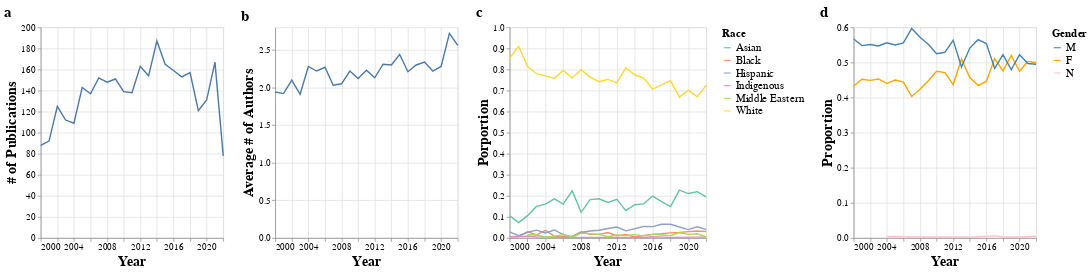

Notebook code cell kept with this figure:
### Code cell
chart10 = alt.hconcat(
    papernum_by_year_chart,
    yearly_ave_authornum_chart,
    race_prop_chart,
    gender_ts_prop_chart,
).resolve_scale(
    color='independent',
).configure_axis(
    labelFontSize=13,
    titleFontSize=20
).configure_legend(
    titleFontSize=16,
    labelFontSize=16
).configure_title(
    anchor='start',
    fontSize=22
).configure_point(
    size=100
)

chart10

### Figure 1 — Vega-Lite specification as saved in the notebook (floating-point values rounded to 4 significant figures)
{"config": {"view": {"continuousWidth": 400, "continuousHeight": 300}, "axis": {"labelFontSize": 13, "titleFontSize": 20}, "legend": {"labelFontSize": 16, "titleFontSize": 16}, "point": {"size": 100}, "title": {"anchor": "start", "fontSize": 22}}, "hconcat": [{"data": {"name": "data-2812a50de0e327cf6ba9a09703eb1723"}, "mark": "line", "encoding": {"x": {"field": "year", "title": "Year", "type": "temporal"}, "y": {"field": "freq", "title": "# of Publications", "type": "quantitative"}}, "height": 300, "title": "a", "width": 260}, {"data": {"name": "data-e4600c29bbae25f40979db2ab04a7410"}, "mark": "line", "encoding": {"x": {"field": "year", "title": "Year", "type": "temporal"}, "y": {"field": "ave_authornum", "title": "Average # of Authors", "type": "quantitative"}}, "height": 300, "title": "b", "width": 260}, {"data": {"name": "data-857b3ee5a807f173472b4ba9b29571c1"}, "mark": "line", "encoding": {"color": {"field": "racepred", "scale": {"domain": ["Asian", "Black", "Hispanic", "Indigenous", "Middle Eastern", "White"], "range": ["#66c2a5", "#fc8d62", "#8da0cb", "#e78ac3", "#a6d854", "#ffd92f"]}, "title": "Race", "type": "nominal"}, "x": {"field": "year", "title": "Year", "type": "temporal"}, "y": {"field": "prop", "title": "Porportion", "type": "quantitative"}}, "height": 300, "title": "c", "width": 280}, {"data": {"name": "data-77a6a91697b9c2badff2f785172fe20f"}, "mark": "line", "encoding": {"color": {"field": "genderpred", "scale": {"domain": ["M", "F", "N"], "range": ["steelblue", "orange", "pink"]}, "title": "Gender", "type": "nominal"}, "x": {"field": "year", "title": "Year", "type": "temporal"}, "y": {"field": "prop", "title": "Proportion", "type": "quantitative"}}, "height": 300, "title": "d", "width": 260}], "resolve": {"scale": {"color": "independent"}}, "$schema": "https://vega.github.io/schema/vega-lite/v4.17.0.json", "datasets": {"data-2812a50de0e327cf6ba9a09703eb1723": [{"year": "2000-01-01T00:00:00", "freq": 88}, {"year": "2001-01-01T00:00:00", "freq": 92}, {"year": "2002-01-01T00:00:00", "freq": 125}, {"year": "2003-01-01T00:00:00", "freq": 112}, {"year": "2004-01-01T00:00:00", "freq": 109}, {"year": "2005-01-01T00:00:00", "freq": 143}, {"year": "2006-01-01T00:00:00", "freq": 137}, {"year": "2007-01-01T00:00:00", "freq": 152}, {"year": "2008-01-01T00:00:00", "freq": 148}, {"year": "2009-01-01T00:00:00", "freq": 151}, {"year": "2010-01-01T00:00:00", "freq": 139}, {"year": "2011-01-01T00:00:00", "freq": 138}, {"year": "2012-01-01T00:00:00", "freq": 163}, {"year": "2013-01-01T00:00:00", "freq": 154}, {"year": "2014-01-01T00:00:00", "freq": 187}, {"year": "2015-01-01T00:00:00", "freq": 165}, {"year": "2016-01-01T00:00:00", "freq": 159}, {"year": "2017-01-01T00:00:00", "freq": 153}, {"year": "2018-01-01T00:00:00", "freq": 157}, {"year": "2019-01-01T00:00:00", "freq": 121}, {"year": "2020-01-01T00:00:00", "freq": 131}, {"year": "2021-01-01T00:00:00", "freq": 167}, {"year": "2022-01-01T00:00:00", "freq": 78}], "data-e4600c29bbae25f40979db2ab04a7410": [{"year": "2000-01-01T00:00:00", "papernum": 88, "authornu": 171, "ave_authornum": 1.94}, {"year": "2001-01-01T00:00:00", "papernum": 92, "authornu": 177, "ave_authornum": 1.92}, {"year": "2002-01-01T00:00:00", "papernum": 125, "authornu": 263, "ave_authornum": 2.1}, {"year": "2003-01-01T00:00:00", "papernum": 112, "authornu": 214, "ave_authornum": 1.91}, {"year": "2004-01-01T00:00:00", "papernum": 109, "authornu": 248, "ave_authornum": 2.28}, {"year": "2005-01-01T00:00:00", "papernum": 143, "authornu": 318, "ave_authornum": 2.22}, {"year": "2006-01-01T00:00:00", "papernum": 137, "authornu": 311, "ave_authornum": 2.27}, {"year": "2007-01-01T00:00:00", "papernum": 152, "authornu": 308, "ave_authornum": 2.03}, {"year": "2008-01-01T00:00:00", "papernum": 148, "authornu": 304, "ave_authornum": 2.05}, {"year": "2009-01-01T00:00:00", "papernum": 151, "authornu": 335, "ave_authornum": 2.22}, {"year": "2010-01-01T00:00:00", "papernum": 139, "authornu": 295, "ave_authornum": 2.12}, {"year": "2011-01-01T00:00:00", "papernum": 138, "authornu": 308, "ave_authornum": 2.23}, {"year": "2012-01-01T00:00:00", "papernum": 163, "authornu": 348, "ave_authornum": 2.13}, {"year": "2013-01-01T00:00:00", "papernum": 154, "authornu": 355, "ave_authornum": 2.31}, {"year": "2014-01-01T00:00:00", "papernum": 187, "authornu": 431, "ave_authornum": 2.3}, {"year": "2015-01-01T00:00:00", "papernum": 165, "authornu": 402, "ave_authornum": 2.44}, {"year": "2016-01-01T00:00:00", "papernum": 159, "authornu": 352, "ave_authornum": 2.21}, {"year": "2017-01-01T00:00:00", "papernum": 153, "authornu": 352, "ave_authornum": 2.3}, {"year": "2018-01-01T00:00:00", "papernum": 157, "authornu": 368, "ave_authornum": 2.34}, {"year": "2019-01-01T00:00:00", "papernum": 121, "authornu": 269, "ave_authornum": 2.22}, {"year": "2020-01-01T00:00:00", "papernum": 131, "authornu": 299, "ave_authornum": 2.28}, {"year": "2021-01-01T00:00:00", "papernum": 167, "authornu": 455, "ave_authornum": 2.72}, {"year": "2022-01-01T00:00:00", "papernum": 78, "authornu": 200, "ave_authornum": 2.56}], "data-857b3ee5a807f173472b4ba9b29571c1": [{"year": "2000-01-01T00:00:00", "racepred": "Asian", "freq": 18, "year total": 171, "prop": 0.105}, {"year": "2000-01-01T00:00:00", "racepred": "Black", "freq": 1, "year total": 171, "prop": 0.006}, {"year": "2000-01-01T00:00:00", "racepred": "Hispanic", "freq": 5, "year total": 171, "prop": 0.029}, {"year": "2000-01-01T00:00:00", "racepred": "Indigenous", "freq": 1, "year total": 171, "prop": 0.006}, {"year": "2000-01-01T00:00:00", "racepred": "White", "freq": 146, "year total": 171, "prop": 0.854}, {"year": "2001-01-01T00:00:00", "racepred": "Asian", "freq": 13, "year total": 177, "prop": 0.073}, {"year": "2001-01-01T00:00:00", "racepred": "Black", "freq": 1, "year total": 177, "prop": 0.006}, {"year": "2001-01-01T00:00:00", "racepred": "Hispanic", "freq": 2, "year total": 177, "prop": 0.011}, {"year": "2001-01-01T00:00:00", "racepred": "White", "freq": 161, "year total": 177, "prop": 0.91}, {"year": "2002-01-01T00:00:00", "racepred": "Asian", "freq": 28, "year total": 263, "prop": 0.106}, {"year": "2002-01-01T00:00:00", "racepred": "Black", "freq": 8, "year total": 263, "prop": 0.03}, {"year": "2002-01-01T00:00:00", "racepred": "Hispanic", "freq": 7, "year total": 263, "prop": 0.027}, {"year": "2002-01-01T00:00:00", "racepred": "Indigenous", "freq": 2, "year total": 263, "prop": 0.008}, {"year": "2002-01-01T00:00:00", "racepred": "Middle Eastern", "freq": 4, "year total": 263, "prop": 0.015}, {"year": "2002-01-01T00:00:00", "racepred": "White", "freq": 214, "year total": 263, "prop": 0.814}, {"year": "2003-01-01T00:00:00", "racepred": "Asian", "freq": 32, "year total": 214, "prop": 0.15}, {"year": "2003-01-01T00:00:00", "racepred": "Black", "freq": 3, "year total": 214, "prop": 0.014}, {"year": "2003-01-01T00:00:00", "racepred": "Hispanic", "freq": 8, "year total": 214, "prop": 0.037}, {"year": "2003-01-01T00:00:00", "racepred": "Indigenous", "freq": 1, "year total": 214, "prop": 0.005}, {"year": "2003-01-01T00:00:00", "racepred": "Middle Eastern", "freq": 3, "year total": 214, "prop": 0.014}, {"year": "2003-01-01T00:00:00", "racepred": "White", "freq": 167, "year total": 214, "prop": 0.78}, {"year": "2004-01-01T00:00:00", "racepred": "Asian", "freq": 40, "year total": 248, "prop": 0.161}, {"year": "2004-01-01T00:00:00", "racepred": "Black", "freq": 9, "year total": 248, "prop": 0.036}, {"year": "2004-01-01T00:00:00", "racepred": "Hispanic", "freq": 6, "year total": 248, "prop": 0.024}, {"year": "2004-01-01T00:00:00", "racepred": "Indigenous", "freq": 1, "year total": 248, "prop": 0.004}, {"year": "2004-01-01T00:00:00", "racepred": "Middle Eastern", "freq": 1, "year total": 248, "prop": 0.004}, {"year": "2004-01-01T00:00:00", "racepred": "White", "freq": 191, "year total": 248, "prop": 0.77}, {"year": "2005-01-01T00:00:00", "racepred": "Asian", "freq": 59, "year total": 318, "prop": 0.186}, {"year": "2005-01-01T00:00:00", "racepred": "Black", "freq": 3, "year total": 318, "prop": 0.009}, {"year": "2005-01-01T00:00:00", "racepred": "Hispanic", "freq": 12, "year total": 318, "prop": 0.038}, {"year": "2005-01-01T00:00:00", "racepred": "Middle Eastern", "freq": 3, "year total": 318, "prop": 0.009}, {"year": "2005-01-01T00:00:00", "racepred": "White", "freq": 241, "year total": 318, "prop": 0.758}, {"year": "2006-01-01T00:00:00", "racepred": "Asian", "freq": 50, "year total": 311, "prop": 0.161}, {"year": "2006-01-01T00:00:00", "racepred": "Black", "freq": 2, "year total": 311, "prop": 0.006}, {"year": "2006-01-01T00:00:00", "racepred": "Hispanic", "freq": 5, "year total": 311, "prop": 0.016}, {"year": "2006-01-01T00:00:00", "racepred": "Indigenous", "freq": 1, "year total": 311, "prop": 0.003}, {"year": "2006-01-01T00:00:00", "racepred": "Middle Eastern", "freq": 5, "year total": 311, "prop": 0.016}, {"year": "2006-01-01T00:00:00", "racepred": "White", "freq": 248, "year total": 311, "prop": 0.797}, {"year": "2007-01-01T00:00:00", "racepred": "Asian", "freq": 69, "year total": 308, "prop": 0.224}, {"year": "2007-01-01T00:00:00", "racepred": "Black", "freq": 2, "year total": 308, "prop": 0.006}, {"year": "2007-01-01T00:00:00", "racepred": "Hispanic", "freq": 2, "year total": 308, "prop": 0.006}, {"year": "2007-01-01T00:00:00", "racepred": "Middle Eastern", "freq": 1, "year total": 308, "prop": 0.003}, {"year": "2007-01-01T00:00:00", "racepred": "White", "freq": 234, "year total": 308, "prop": 0.76}, {"year": "2008-01-01T00:00:00", "racepred": "Asian", "freq": 37, "year total": 304, "prop": 0.122}, {"year": "2008-01-01T00:00:00", "racepred": "Black", "freq": 9, "year total": 304, "prop": 0.03}, {"year": "2008-01-01T00:00:00", "racepred": "Hispanic", "freq": 8, "year total": 304, "prop": 0.026}, {"year": "2008-01-01T00:00:00", "racepred": "Middle Eastern", "freq": 7, "year total": 304, "prop": 0.023}, {"year": "2008-01-01T00:00:00", "racepred": "White", "freq": 243, "year total": 304, "prop": 0.799}, {"year": "2009-01-01T00:00:00", "racepred": "Asian", "freq": 61, "year total": 335, "prop": 0.182}, {"year": "2009-01-01T00:00:00", "racepred": "Black", "freq": 6, "year total": 335, "prop": 0.018}, {"year": "2009-01-01T00:00:00", "racepred": "Hispanic", "freq": 11, "year total": 335, "prop": 0.033}, {"year": "2009-01-01T00:00:00", "racepred": "Indigenous", "freq": 1, "year total": 335, "prop": 0.003}, {"year": "2009-01-01T00:00:00", "racepred": "White", "freq": 256, "year total": 335, "prop": 0.764}, {"year": "2010-01-01T00:00:00", "racepred": "Asian", "freq": 55, "year total": 295, "prop": 0.186}, {"year": "2010-01-01T00:00:00", "racepred": "Black", "freq": 5, "year total": 295, "prop": 0.017}, {"year": "2010-01-01T00:00:00", "racepred": "Hispanic", "freq": 11, "year total": 295, "prop": 0.037}, {"year": "2010-01-01T00:00:00", "racepred": "Middle Eastern", "freq": 5, "year total": 295, "prop": 0.017}, {"year": "2010-01-01T00:00:00", "racepred": "White", "freq": 219, "year total": 295, "prop": 0.742}, {"year": "2011-01-01T00:00:00", "racepred": "Asian", "freq": 52, "year total": 308, "prop": 0.169}, {"year": "2011-01-01T00:00:00", "racepred": "Black", "freq": 8, "year total": 308, "prop": 0.026}, {"year": "2011-01-01T00:00:00", "racepred": "Hispanic", "freq": 14, "year total": 308, "prop": 0.045}, {"year": "2011-01-01T00:00:00", "racepred": "Middle Eastern", "freq": 2, "year total": 308, "prop": 0.006}, {"year": "2011-01-01T00:00:00", "racepred": "White", "freq": 232, "year total": 308, "prop": 0.753}, {"year": "2012-01-01T00:00:00", "racepred": "Asian", "freq": 64, "year total": 348, "prop": 0.184}, {"year": "2012-01-01T00:00:00", "racepred": "Black", "freq": 4, "year total": 348, "prop": 0.011}, {"year": "2012-01-01T00:00:00", "racepred": "Hispanic", "freq": 18, "year total": 348, "prop": 0.052}, {"year": "2012-01-01T00:00:00", "racepred": "Indigenous", "freq": 1, "year total": 348, "prop": 0.003}, {"year": "2012-01-01T00:00:00", "racepred": "Middle Eastern", "freq": 5, "year total": 348, "prop": 0.014}, {"year": "2012-01-01T00:00:00", "racepred": "White", "freq": 256, "year total": 348, "prop": 0.736}, {"year": "2013-01-01T00:00:00", "racepred": "Asian", "freq": 46, "year total": 355, "prop": 0.13}, {"year": "2013-01-01T00:00:00", "racepred": "Black", "freq": 6, "year total": 355, "prop": 0.017}, {"year": "2013-01-01T00:00:00", "racepred": "Hispanic", "freq": 12, "year total": 355, "prop": 0.034}, {"year": "2013-01-01T00:00:00", "racepred": "Middle Eastern", "freq": 4, "year total": 355, "prop": 0.011}, {"year": "2013-01-01T00:00:00", "racepred": "White", "freq": 287, "year total": 355, "prop": 0.808}, {"year": "2014-01-01T00:00:00", "racepred": "Asian", "freq": 68, "year total": 431, "prop": 0.158}, {"year": "2014-01-01T00:00:00", "racepred": "Black", "freq": 2, "year total": 431, "prop": 0.005}, {"year": "2014-01-01T00:00:00", "racepred": "Hispanic", "freq": 19, "year total": 431, "prop": 0.044}, {"year": "2014-01-01T00:00:00", "racepred": "Indigenous", "freq": 1, "year total": 431, "prop": 0.002}, {"year": "2014-01-01T00:00:00", "racepred": "Middle Eastern", "freq": 7, "year total": 431, "prop": 0.016}, {"year": "2014-01-01T00:00:00", "racepred": "White", "freq": 334, "year total": 431, "prop": 0.775}, {"year": "2015-01-01T00:00:00", "racepred": "Asian", "freq": 65, "year total": 402, "prop": 0.162}, {"year": "2015-01-01T00:00:00", "racepred": "Black", "freq": 5, "year total": 402, "prop": 0.012}, {"year": "2015-01-01T00:00:00", "racepred": "Hispanic", "freq": 22, "year total": 402, "prop": 0.055}, {"year": "2015-01-01T00:00:00", "racepred": "Indigenous", "freq": 1, "year total": 402, "prop": 0.002}, {"year": "2015-01-01T00:00:00", "racepred": "Middle Eastern", "freq": 4, "year total": 402, "prop": 0.01}, {"year": "2015-01-01T00:00:00", "racepred": "White", "freq": 305, "year total": 402, "prop": 0.759}, {"year": "2016-01-01T00:00:00", "racepred": "Asian", "freq": 70, "year total": 352, "prop": 0.199}, {"year": "2016-01-01T00:00:00", "racepred": "Black", "freq": 6, "year total": 352, "prop": 0.017}, {"year": "2016-01-01T00:00:00", "racepred": "Hispanic", "freq": 19, "year total": 352, "prop": 0.054}, {"year": "2016-01-01T00:00:00", "racepred": "Indigenous", "freq": 2, "year total": 352, "prop": 0.006}, {"year": "2016-01-01T00:00:00", "racepred": "Middle Eastern", "freq": 6, "year total": 352, "prop": 0.017}, {"year": "2016-01-01T00:00:00", "racepred": "White", "freq": 249, "year total": 352, "prop": 0.707}, {"year": "2017-01-01T00:00:00", "racepred": "Asian", "freq": 61, "year total": 352, "prop": 0.173}, {"year": "2017-01-01T00:00:00", "racepred": "Black", "freq": 7, "year total": 352, "prop": 0.02}, {"year": "2017-01-01T00:00:00", "racepred": "Hispanic", "freq": 23, "year total": 352, "prop": 0.065}, {"year": "2017-01-01T00:00:00", "racepred": "Middle Eastern", "freq": 5, "year total": 352, "prop": 0.014}, {"year": "2017-01-01T00:00:00", "racepred": "White", "freq": 256, "year total": 352, "prop": 0.727}, {"year": "2018-01-01T00:00:00", "racepred": "Asian", "freq": 55, "year total": 368, "prop": 0.149}, {"year": "2018-01-01T00:00:00", "racepred": "Black", "freq": 9, "year total": 368, "prop": 0.024}, {"year": "2018-01-01T00:00:00", "racepred": "Hispanic", "freq": 24, "year total": 368, "prop": 0.065}, {"year": "2018-01-01T00:00:00", "racepred": "Indigenous", "freq": 1, "year total": 368, "prop": 0.003}, {"year": "2018-01-01T00:00:00", "racepred": "Middle Eastern", "freq": 4, "year total": 368, "prop": 0.011}, {"year": "2018-01-01T00:00:00", "racepred": "White", "freq": 275, "year total": 368, "prop": 0.747}, {"year": "2019-01-01T00:00:00", "racepred": "Asian", "freq": 61, "year total": 269, "prop": 0.227}, {"year": "2019-01-01T00:00:00", "racepred": "Black", "freq": 7, "year total": 269, "prop": 0.026}, {"year": "2019-01-01T00:00:00", "racepred": "Hispanic", "freq": 14, "year total": 269, "prop": 0.052}, {"year": "2019-01-01T00:00:00", "racepred": "Middle Eastern", "freq": 7, "year total": 269, "prop": 0.026}, {"year": "2019-01-01T00:00:00", "racepred": "White", "freq": 180, "year total": 269, "prop": 0.669}, {"year": "2020-01-01T00:00:00", "racepred": "Asian", "freq": 63, "year total": 299, "prop": 0.211}, {"year": "2020-01-01T00:00:00", "racepred": "Black", "freq": 9, "year total": 299, "prop": 0.03}, {"year": "2020-01-01T00:00:00", "racepred": "Hispanic", "freq": 12, "year total": 299, "prop": 0.04}, {"year": "2020-01-01T00:00:00", "racepred": "Middle Eastern", "freq": 5, "year total": 299, "prop": 0.017}, {"year": "2020-01-01T00:00:00", "racepred": "White", "freq": 210, "year total": 299, "prop": 0.702}, {"year": "2021-01-01T00:00:00", "racepred": "Asian", "freq": 100, "year total": 455, "prop": 0.22}, {"year": "2021-01-01T00:00:00", "racepred": "Black", "freq": 15, "year total": 455, "prop": 0.033}, {"year": "2021-01-01T00:00:00", "racepred": "Hispanic", "freq": 24, "year total": 455, "prop": 0.053}, {"year": "2021-01-01T00:00:00", "racepred": "Indigenous", "freq": 2, "year total": 455, "prop": 0.004}, {"year": "2021-01-01T00:00:00", "racepred": "Middle Eastern", "freq": 9, "year total": 455, "prop": 0.02}, {"year": "2021-01-01T00:00:00", "racepred": "White", "freq": 305, "year total": 455, "prop": 0.67}, {"year": "2022-01-01T00:00:00", "racepred": "Asian", "freq": 39, "year total": 200, "prop": 0.195}, {"year": "2022-01-01T00:00:00", "racepred": "Black", "freq": 6, "year total": 200, "prop": 0.03}, {"year": "2022-01-01T00:00:00", "racepred": "Hispanic", "freq": 8, "year total": 200, "prop": 0.04}, {"year": "2022-01-01T00:00:00", "racepred": "Indigenous", "freq": 1, "year total": 200, "prop": 0.005}, {"year": "2022-01-01T00:00:00", "racepred": "Middle Eastern", "freq": 1, "year total": 200, "prop": 0.005}, {"year": "2022-01-01T00:00:00", "racepred": "White", "freq": 145, "year total": 200, "prop": 0.725}], "data-77a6a91697b9c2badff2f785172fe20f": [{"year": "2000-01-01T00:00:00", "genderpred": "F", "freq": 74, "year total": 171, "prop": 0.433}, {"year": "2000-01-01T00:00:00", "genderpred": "M", "freq": 97, "year total": 171, "prop": 0.567}, {"year": "2001-01-01T00:00:00", "genderpred": "F", "freq": 80, "year total": 177, "prop": 0.452}, {"year": "2001-01-01T00:00:00", "genderpred": "M", "freq": 97, "year total": 177, "prop": 0.548}, {"year": "2002-01-01T00:00:00", "genderpred": "F", "freq": 118, "year total": 263, "prop": 0.449}, {"year": "2002-01-01T00:00:00", "genderpred": "M", "freq": 145, "year total": 263, "prop": 0.551}, {"year": "2003-01-01T00:00:00", "genderpred": "F", "freq": 97, "year total": 214, "prop": 0.453}, {"year": "2003-01-01T00:00:00", "genderpred": "M", "freq": 117, "year total": 214, "prop": 0.547}, {"year": "2004-01-01T00:00:00", "genderpred": "F", "freq": 109, "year total": 248, "prop": 0.44}, {"year": "2004-01-01T00:00:00", "genderpred": "M", "freq": 138, "year total": 248, "prop": 0.556}, {"year": "2004-01-01T00:00:00", "genderpred": "N", "freq": 1, "year total": 248, "prop": 0.004}, {"year": "2005-01-01T00:00:00", "genderpred": "F", "freq": 143, "year total": 318, "prop": 0.45}, {"year": "2005-01-01T00:00:00", "genderpred": "M", "freq": 175, "year total": 318, "prop": 0.55}, {"year": "2006-01-01T00:00:00", "genderpred": "F", "freq": 138, "year total": 311, "prop": 0.444}, {"year": "2006-01-01T00:00:00", "genderpred": "M", "freq": 173, "year total": 311, "prop": 0.556}, {"year": "2007-01-01T00:00:00", "genderpred": "F", "freq": 124, "year total": 308, "prop": 0.403}, {"year": "2007-01-01T00:00:00", "genderpred": "M", "freq": 184, "year total": 308, "prop": 0.597}, {"year": "2008-01-01T00:00:00", "genderpred": "F", "freq": 129, "year total": 304, "prop": 0.424}, {"year": "2008-01-01T00:00:00", "genderpred": "M", "freq": 174, "year total": 304, "prop": 0.572}, {"year": "2008-01-01T00:00:00", "genderpred": "N", "freq": 1, "year total": 304, "prop": 0.003}, {"year": "2009-01-01T00:00:00", "genderpred": "F", "freq": 150, "year total": 335, "prop": 0.448}, {"year": "2009-01-01T00:00:00", "genderpred": "M", "freq": 185, "year total": 335, "prop": 0.552}, {"year": "2010-01-01T00:00:00", "genderpred": "F", "freq": 140, "year total": 295, "prop": 0.475}, {"year": "2010-01-01T00:00:00", "genderpred": "M", "freq": 155, "year total": 295, "prop": 0.525}, {"year": "2011-01-01T00:00:00", "genderpred": "F", "freq": 145, "year total": 308, "prop": 0.471}, {"year": "2011-01-01T00:00:00", "genderpred": "M", "freq": 163, "year total": 308, "prop": 0.529}, {"year": "2012-01-01T00:00:00", "genderpred": "F", "freq": 152, "year total": 348, "prop": 0.437}, {"year": "2012-01-01T00:00:00", "genderpred": "M", "freq": 196, "year total": 348, "prop": 0.563}, {"year": "2013-01-01T00:00:00", "genderpred": "F", "freq": 181, "year total": 355, "prop": 0.51}, {"year": "2013-01-01T00:00:00", "genderpred": "M", "freq": 173, "year total": 355, "prop": 0.487}, {"year": "2013-01-01T00:00:00", "genderpred": "N", "freq": 1, "year total": 355, "prop": 0.003}, {"year": "2014-01-01T00:00:00", "genderpred": "F", "freq": 197, "year total": 431, "prop": 0.457}, {"year": "2014-01-01T00:00:00", "genderpred": "M", "freq": 233, "year total": 431, "prop": 0.541}, {"year": "2014-01-01T00:00:00", "genderpred": "N", "freq": 1, "year total": 431, "prop": 0.002}, {"year": "2015-01-01T00:00:00", "genderpred": "F", "freq": 175, "year total": 402, "prop": 0.435}, {"year": "2015-01-01T00:00:00", "genderpred": "M", "freq": 227, "year total": 402, "prop": 0.565}, {"year": "2016-01-01T00:00:00", "genderpred": "F", "freq": 157, "year total": 352, "prop": 0.446}, {"year": "2016-01-01T00:00:00", "genderpred": "M", "freq": 195, "year total": 352, "prop": 0.554}, {"year": "2017-01-01T00:00:00", "genderpred": "F", "freq": 180, "year total": 352, "prop": 0.511}, {"year": "2017-01-01T00:00:00", "genderpred": "M", "freq": 170, "year total": 352, "prop": 0.483}, {"year": "2017-01-01T00:00:00", "genderpred": "N", "freq": 2, "year total": 352, "prop": 0.006}, {"year": "2018-01-01T00:00:00", "genderpred": "F", "freq": 175, "year total": 368, "prop": 0.476}, {"year": "2018-01-01T00:00:00", "genderpred": "M", "freq": 192, "year total": 368, "prop": 0.522}, {"year": "2018-01-01T00:00:00", "genderpred": "N", "freq": 1, "year total": 368, "prop": 0.003}, {"year": "2019-01-01T00:00:00", "genderpred": "F", "freq": 140, "year total": 269, "prop": 0.52}, {"year": "2019-01-01T00:00:00", "genderpred": "M", "freq": 129, "year total": 269, "prop": 0.48}, {"year": "2020-01-01T00:00:00", "genderpred": "F", "freq": 142, "year total": 299, "prop": 0.475}, {"year": "2020-01-01T00:00:00", "genderpred": "M", "freq": 156, "year total": 299, "prop": 0.522}, {"year": "2020-01-01T00:00:00", "genderpred": "N", "freq": 1, "year total": 299, "prop": 0.003}, {"year": "2021-01-01T00:00:00", "genderpred": "F", "freq": 229, "year total": 455, "prop": 0.503}, {"year": "2021-01-01T00:00:00", "genderpred": "M", "freq": 226, "year total": 455, "prop": 0.497}, {"year": "2022-01-01T00:00:00", "genderpred": "F", "freq": 100, "year total": 200, "prop": 0.5}, {"year": "2022-01-01T00:00:00", "genderpred": "M", "freq": 99, "year total": 200, "prop": 0.495}, {"year": "2022-01-01T00:00:00", "genderpred": "N", "freq": 1, "year total": 200, "prop": 0.005}]}}
